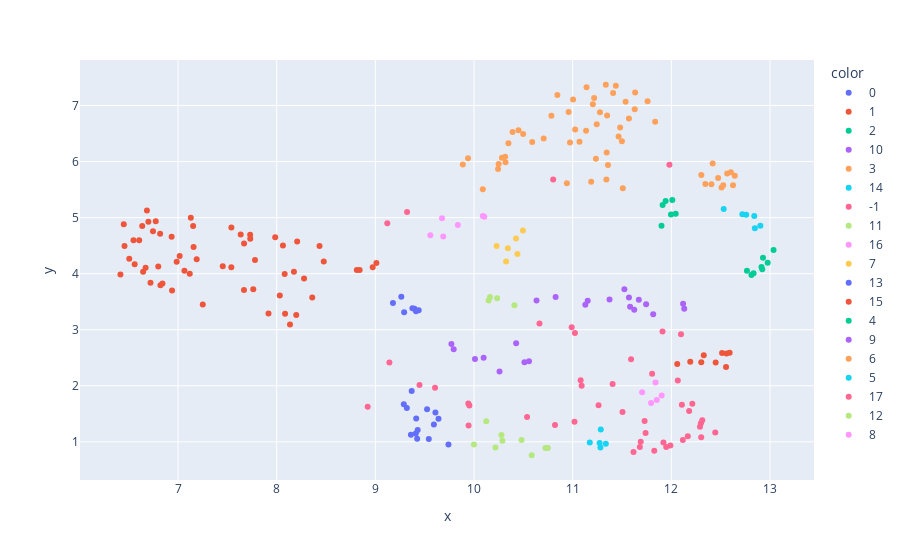

Notebook source saved alongside this figure:
### Code cell
# Visualization
viz_df = pd.DataFrame({
    'gesture_name': df['gesture_name'],
    'x': embedding_2d[:, 0],
    'y': embedding_2d[:, 1],
    'cluster': labels
})

fig = px.scatter(viz_df, x='x', y='y', color=viz_df['cluster'].astype(str), hover_data=['gesture_name'])
fig.show()

### Figure 1 — Plotly figure (JSON) as saved in the notebook; plotly's stock layout.template omitted (floating-point values rounded to 4 significant figures)
{"data": [{"customdata": [["Blunt dissect"], ["Cut"], ["Cauterize"], ["Clip"], ["Irrigate"], ["Suction"], ["Stick"]], "hovertemplate": "color=0<br>x=%{x}<br>y=%{y}<br>gesture_name=%{customdata[0]}<extra></extra>", "legendgroup": "0", "marker": {"color": "#636efa", "symbol": "circle"}, "mode": "markers", "name": "0", "orientation": "v", "showlegend": true, "type": "scatter", "x": [9.375, 9.178, 9.397, 9.263, 9.412, 9.292, 9.439], "xaxis": "x", "y": [3.384, 3.475, 3.376, 3.586, 3.33, 3.311, 3.347], "yaxis": "y"}, {"customdata": [["Blunt dissection"], ["Burn dissect"], ["Cold cut"], ["Cut cautery"], ["Cut ultrasonic"], ["Cutting"], ["Cutting (high frequency)"], ["Cutting ends"], ["Dissect"], ["Dissecting"], ["Dissection"], ["Dissection (blunt)"], ["Dissection (thermal)"], ["Hook"], ["Hook dissection"], ["Hot cut"], ["Inefficient hook"], ["Pedicalize"], ["Peel"], ["Peel/push"], ["Regular Dissection"], ["Spread"], ["Tissue bite"], ["Application of clips"], ["Bleeding"], ["Clipping"], ["Coagulate"], ["Coagulate then cut"], ["Coagulation"], ["Hemostatic control"], ["Stapling"], ["Tamponade"], ["Wipe"], ["Ascending survey"], ["Descending survey"], ["Endobag - In"], ["Endobag - Out"], ["Extract"], ["Inermaneuver segment"], ["Abdominal access"], ["Aspiration"], ["Clamp"], ["Grasping anatomy"], ["Irrigation"], ["Irrigation and suction"], ["Pulling/lifting"], ["Push"], ["Retract"], ["Retracting with grasping"], ["Retracting without grasping"], ["Retraction"], ["Scratch"], ["Suction and irrigation"], ["Marking"], ["Specimen/material removal"], ["Inserting/pushing"], ["Resect"], ["Transection"]], "hovertemplate": "color=1<br>x=%{x}<br>y=%{y}<br>gesture_name=%{customdata[0]}<extra></extra>", "legendgroup": "1", "marker": {"color": "#EF553B", "symbol": "circle"}, "mode": "markers", "name": "1", "orientation": "v", "showlegend": true, "type": "scatter", "x": [7.016, 6.746, 6.457, 7.541, 7.635, 8.063, 6.548, 6.939, 6.505, 7.732, 7.189, 6.416, 6.45, 6.606, 6.935, 6.774, 7.152, 6.818, 6.646, 6.56, 7.669, 6.671, 6.986, 8.434, 7.157, 8.207, 6.684, 6.699, 7.129, 7.985, 7.731, 7.453, 7.668, 8.812, 8.841, 8.198, 8.085, 7.25, 8.477, 8.36, 7.762, 7.78, 7.54, 8.134, 8.031, 8.973, 7.065, 6.721, 8.174, 8.277, 6.799, 7.119, 7.917, 6.637, 8.081, 9.01, 6.842, 6.822], "xaxis": "x", "y": [4.314, 4.758, 4.494, 4.823, 4.699, 4.503, 4.598, 3.7, 4.267, 4.625, 4.257, 3.985, 4.88, 4.597, 4.658, 4.934, 4.852, 4.711, 4.034, 4.166, 4.538, 4.106, 4.212, 4.493, 4.475, 4.573, 5.127, 4.925, 4.996, 4.648, 4.694, 4.133, 3.708, 4.067, 4.064, 3.264, 3.285, 3.45, 4.216, 3.573, 3.723, 4.242, 4.113, 3.093, 3.608, 4.112, 4.053, 3.838, 4.036, 3.915, 4.126, 3.999, 3.291, 4.849, 3.994, 4.191, 3.825, 3.791], "yaxis": "y"}, {"customdata": [["Two-hand spread"], ["Get together"], ["Both hands pull"], ["Pull suture with both graspers"], ["Pulling suture with both hands"], ["Reaching for suture with one hand while the other holding the needle"]], "hovertemplate": "color=2<br>x=%{x}<br>y=%{y}<br>gesture_name=%{customdata[0]}<extra></extra>", "legendgroup": "2", "marker": {"color": "#00cc96", "symbol": "circle"}, "mode": "markers", "name": "2", "orientation": "v", "showlegend": true, "type": "scatter", "x": [12.0, 11.9, 12.01, 11.94, 11.91, 12.04], "xaxis": "x", "y": [5.057, 4.855, 5.315, 5.295, 5.226, 5.068], "yaxis": "y"}, {"customdata": [["Precision"], ["Collaboration"], ["Displacement"], ["Free motion"], ["Idle holding"], ["Idle position"], ["Load motion"], ["Reach"], ["Inefficient grasp"], ["Move"], ["0's"], ["Idle"], ["Non-specific movement"], ["Picking"]], "hovertemplate": "color=10<br>x=%{x}<br>y=%{y}<br>gesture_name=%{customdata[0]}<extra></extra>", "legendgroup": "10", "marker": {"color": "#ab63fa", "symbol": "circle"}, "mode": "markers", "name": "10", "orientation": "v", "showlegend": true, "type": "scatter", "x": [11.58, 11.74, 11.67, 11.52, 11.15, 12.13, 11.62, 10.83, 11.13, 10.63, 11.57, 11.37, 12.12, 11.82], "xaxis": "x", "y": [3.411, 3.455, 3.534, 3.72, 3.517, 3.373, 3.355, 3.584, 3.444, 3.519, 3.575, 3.537, 3.461, 3.274], "yaxis": "y"}, {"customdata": [["Adjustment gesture"], ["Sling-In"], ["Cutting the suture"], ["Dropping suture"], ["Dropping suture and moving to end points"], ["Dropping suture at end and moving to end points"], ["Grab suture"], ["Grab suture-tail"], ["Grab – Pull - Run"], ["Grasp Pull Run Suture"], ["Grasp suture tail in knot tying"], ["Grasping and pulling the tail of suture through the loop"], ["Knot pushing"], ["Knot tie (Double/Single loop)"], ["Knot tying"], ["Knot-Tying"], ["Knot tying - Grasp tail"], ["Knot tying - Perform a single C-loop"], ["Knot tying - Tighten suture"], ["Knotting"], ["Loop suture for knot tying"], ["Looping the suture around a needle driver to make a knot"], ["Loosen up more suture"], ["Loosening more suture"], ["Make a knot"], ["Making C loop around one hand"], ["Making C-loop around right grasper"], ["Moving to end points"], ["Needle withdrawl"], ["One loop knot"], ["Pull ends of suture taut"], ["Pull needle suture"], ["Pull suture"], ["Pull suture tail trough knot"], ["Pull/run suture out of tissue"], ["Pulling Suture"], ["Pulling the 2 suture ends taut to tighten the knot."], ["Pulling thread trough tissue"], ["Rotate suture once"], ["Rotate suture twice"], ["String cutting"], ["Suture cinching"], ["Suture throw"], ["Thread cut"], ["Two loop knot"], ["Tying a knot"], ["Using one hand to help tighten suture"]], "hovertemplate": "color=3<br>x=%{x}<br>y=%{y}<br>gesture_name=%{customdata[0]}<extra></extra>", "legendgroup": "3", "marker": {"color": "#FFA15A", "symbol": "circle"}, "mode": "markers", "name": "3", "orientation": "v", "showlegend": true, "type": "scatter", "x": [10.09, 10.94, 10.5, 11.19, 11.51, 10.97, 10.59, 11.5, 9.886, 10.32, 11.48, 11.35, 11.63, 10.84, 11.03, 11.0, 11.47, 11.41, 11.57, 10.78, 11.2, 11.63, 11.24, 11.34, 11.36, 11.54, 11.76, 11.34, 10.25, 11.14, 11.14, 10.28, 10.71, 11.28, 10.24, 10.35, 11.24, 10.32, 11.22, 11.34, 10.39, 11.07, 9.939, 10.45, 11.44, 10.96, 11.84], "xaxis": "x", "y": [5.505, 5.615, 6.492, 5.642, 5.524, 6.339, 6.346, 6.362, 5.948, 5.986, 6.608, 6.822, 6.933, 7.185, 6.573, 7.105, 6.449, 7.224, 6.766, 6.815, 7.021, 7.231, 6.05, 6.159, 5.938, 7.067, 7.077, 5.679, 5.954, 7.324, 6.551, 6.066, 6.41, 6.881, 5.867, 6.325, 6.667, 6.084, 7.135, 7.37, 6.526, 6.355, 6.061, 6.558, 7.351, 6.883, 6.708], "yaxis": "y"}, {"customdata": [["Camera move"], ["Align and place"], ["Position needle (holding needle)"], ["Repositioning the needle on the needle driver"], ["Straightening/orienting needle"]], "hovertemplate": "color=14<br>x=%{x}<br>y=%{y}<br>gesture_name=%{customdata[0]}<extra></extra>", "legendgroup": "14", "marker": {"color": "#19d3f3", "symbol": "circle"}, "mode": "markers", "name": "14", "orientation": "v", "showlegend": true, "type": "scatter", "x": [11.34, 11.28, 11.28, 11.27, 11.17], "xaxis": "x", "y": [0.9658, 1.219, 0.9004, 0.978, 0.9863], "yaxis": "y"}, {"customdata": [["Exchange"], ["Injection"], ["Sling (Hyst.)"], ["Touch"], ["Avoidable delay"], ["Drop"], ["End of trial"], ["Placing"], ["Put"], ["Grab needle"], ["Grasping the needle"], ["Gripper reconfiguration"], ["Indirectly rotate"], ["Insert needle/push needle through tissue"], ["Moving to center with needle in grip"], ["Needle driving"], ["Needle handling"], ["Orienting needle"], ["Picking up the needle"], ["Pulling needle"], ["Puling the needle out of the tissue"], ["Reach for the suture end with the right grasper and pull the suture to lock the knot"], ["Reaching for needle"], ["Returning/dropping the needle"], ["Suture"], ["Suture tying"], ["Suturing"], ["Wrist rotation"], ["Wrist rotation needle withdrawal"]], "hovertemplate": "color=-1<br>x=%{x}<br>y=%{y}<br>gesture_name=%{customdata[0]}<extra></extra>", "legendgroup": "-1", "marker": {"color": "#FF6692", "symbol": "circle"}, "mode": "markers", "name": "-1", "orientation": "v", "showlegend": true, "type": "scatter", "x": [11.8, 8.922, 10.8, 11.59, 10.66, 9.142, 11.91, 12.1, 12.07, 11.26, 11.02, 11.08, 11.4, 9.953, 12.21, 9.944, 11.09, 11.73, 10.54, 9.605, 9.447, 11.98, 11.5, 10.82, 9.942, 9.321, 9.121, 11.02, 10.99], "xaxis": "x", "y": [2.214, 1.626, 5.678, 2.475, 3.109, 2.415, 2.967, 2.919, 2.095, 1.651, 1.358, 2.098, 2.031, 1.648, 1.681, 1.293, 1.999, 1.371, 1.445, 1.965, 2.015, 5.944, 1.53, 1.298, 1.685, 5.098, 4.899, 2.943, 3.044], "yaxis": "y"}, {"customdata": [["Release"], ["Grasp"], ["Hold"], ["Place"]], "hovertemplate": "color=11<br>x=%{x}<br>y=%{y}<br>gesture_name=%{customdata[0]}<extra></extra>", "legendgroup": "11", "marker": {"color": "#B6E880", "symbol": "circle"}, "mode": "markers", "name": "11", "orientation": "v", "showlegend": true, "type": "scatter", "x": [10.16, 10.15, 10.41, 10.23], "xaxis": "x", "y": [3.585, 3.522, 3.438, 3.563], "yaxis": "y"}, {"customdata": [["Align and grasp"], ["Hand-off"], ["Reach for needle"], ["Reach for needle (gripper open)"], ["Transferring needle from one hand to the other"]], "hovertemplate": "color=16<br>x=%{x}<br>y=%{y}<br>gesture_name=%{customdata[0]}<extra></extra>", "legendgroup": "16", "marker": {"color": "#FF97FF", "symbol": "circle"}, "mode": "markers", "name": "16", "orientation": "v", "showlegend": true, "type": "scatter", "x": [11.79, 11.84, 11.7, 11.85, 11.9], "xaxis": "x", "y": [1.691, 2.059, 1.887, 1.747, 1.827], "yaxis": "y"}, {"customdata": [["Catch"], ["Give slack"], ["Make a loop"], ["Pass through"], ["Position"], ["Pull"]], "hovertemplate": "color=7<br>x=%{x}<br>y=%{y}<br>gesture_name=%{customdata[0]}<extra></extra>", "legendgroup": "7", "marker": {"color": "#FECB52", "symbol": "circle"}, "mode": "markers", "name": "7", "orientation": "v", "showlegend": true, "type": "scatter", "x": [10.33, 10.34, 10.49, 10.43, 10.23, 10.44], "xaxis": "x", "y": [4.219, 4.452, 4.772, 4.626, 4.492, 4.351], "yaxis": "y"}, {"customdata": [["Penetrating countertissue"], ["Penetrating tissue"], ["Drive needle enter skin"], ["Driving the needle to enter the skin or tissue"], ["Insert and push needle through tissue"], ["Insert needle trough tissue"], ["Needle pulling"], ["Needle puncture"], ["Needle pushing"], ["Positioning the needle tip"], ["Pull needle"], ["Pushing needle through the tissue"], ["Rotate needle trough skin"], ["Rotating or pulling the needle out of the skin or tissue"]], "hovertemplate": "color=13<br>x=%{x}<br>y=%{y}<br>gesture_name=%{customdata[0]}<extra></extra>", "legendgroup": "13", "marker": {"color": "#636efa", "symbol": "circle"}, "mode": "markers", "name": "13", "orientation": "v", "showlegend": true, "type": "scatter", "x": [9.288, 9.541, 9.36, 9.409, 9.414, 9.429, 9.319, 9.424, 9.608, 9.741, 9.368, 9.64, 9.593, 9.524], "xaxis": "x", "y": [1.671, 1.052, 1.126, 1.148, 1.415, 1.211, 1.602, 1.055, 1.522, 0.9542, 1.906, 1.412, 1.309, 1.583], "yaxis": "y"}, {"customdata": [["Approach peg"], ["Approach pole"], ["Lift peg"], ["Reach for peg"], ["Reach for the peg with the left grasper"], ["Reach for the peg with the right grasper"], ["Transfer peg - exchange"], ["Transfer peg - together"], ["Transfer peg between graspers"]], "hovertemplate": "color=15<br>x=%{x}<br>y=%{y}<br>gesture_name=%{customdata[0]}<extra></extra>", "legendgroup": "15", "marker": {"color": "#EF553B", "symbol": "circle"}, "mode": "markers", "name": "15", "orientation": "v", "showlegend": true, "type": "scatter", "x": [12.19, 12.06, 12.33, 12.3, 12.55, 12.45, 12.51, 12.56, 12.59], "xaxis": "x", "y": [2.429, 2.388, 2.545, 2.419, 2.337, 2.417, 2.584, 2.577, 2.588], "yaxis": "y"}, {"customdata": [["Backhand over - Left"], ["Backhand over - Right"], ["Backhand under - Left"], ["Backhand under - Right"], ["Backhand under -> over"], ["Flush hand under - Right"], ["Forehand over - Right"], ["Forehand under - Left"]], "hovertemplate": "color=4<br>x=%{x}<br>y=%{y}<br>gesture_name=%{customdata[0]}<extra></extra>", "legendgroup": "4", "marker": {"color": "#00cc96", "symbol": "circle"}, "mode": "markers", "name": "4", "orientation": "v", "showlegend": true, "type": "scatter", "x": [12.83, 12.77, 12.98, 12.91, 12.92, 12.93, 12.81, 13.04], "xaxis": "x", "y": [4.009, 4.052, 4.194, 4.121, 4.078, 4.283, 3.975, 4.424], "yaxis": "y"}, {"customdata": [["Driving smoothness"], ["Needle entry angle"], ["Needle extraction"], ["Needle grasping"], ["Needle hold ratio"], ["Needle insertion"], ["Needle passing"], ["Needle repositioning"]], "hovertemplate": "color=9<br>x=%{x}<br>y=%{y}<br>gesture_name=%{customdata[0]}<extra></extra>", "legendgroup": "9", "marker": {"color": "#ab63fa", "symbol": "circle"}, "mode": "markers", "name": "9", "orientation": "v", "showlegend": true, "type": "scatter", "x": [10.26, 10.01, 9.771, 10.43, 10.51, 9.794, 10.1, 10.56], "xaxis": "x", "y": [2.254, 2.477, 2.747, 2.757, 2.418, 2.653, 2.501, 2.437], "yaxis": "y"}, {"customdata": [["Extracting suture from tissue with left hand"], ["Making C loop around right hand"], ["pull suture with left hand"], ["pull suture with right hand"], ["Pulling suture with left hand"], ["Pulling suture with right hand"], ["Reach for suture with right grasper"], ["Reaching for suture with right hand"], ["Right hand assisting left while pulling suture"], ["Right hand reaches for suture"], ["Using right hand to help tighten suture"]], "hovertemplate": "color=6<br>x=%{x}<br>y=%{y}<br>gesture_name=%{customdata[0]}<extra></extra>", "legendgroup": "6", "marker": {"color": "#FFA15A", "symbol": "circle"}, "mode": "markers", "name": "6", "orientation": "v", "showlegend": true, "type": "scatter", "x": [12.3, 12.42, 12.53, 12.47, 12.6, 12.57, 12.34, 12.41, 12.64, 12.51, 12.62], "xaxis": "x", "y": [5.759, 5.963, 5.578, 5.706, 5.81, 5.789, 5.601, 5.597, 5.747, 5.535, 5.577], "yaxis": "y"}, {"customdata": [["Flush hand over - Left"], ["Flush hand over - Right"], ["Flush hand under - Left"], ["Forehand over - Left"], ["Forehand over -> Under"], ["Forehand under - Right"]], "hovertemplate": "color=5<br>x=%{x}<br>y=%{y}<br>gesture_name=%{customdata[0]}<extra></extra>", "legendgroup": "5", "marker": {"color": "#19d3f3", "symbol": "circle"}, "mode": "markers", "name": "5", "orientation": "v", "showlegend": true, "type": "scatter", "x": [12.85, 12.76, 12.72, 12.84, 12.53, 12.9], "xaxis": "x", "y": [4.811, 5.053, 5.059, 5.03, 5.152, 4.855], "yaxis": "y"}, {"customdata": [["Grasping needle with right hand"], ["Move to middle with needle (left hand)"], ["Move to middle with needle (right hand)"], ["Moving to center of workspace with needle in grip"], ["Orient needle with both hands"], ["Orienting needle with left hand"], ["Orienting needle with right hand"], ["Orienting needles"], ["Positioning needle with left hand"], ["Positioning needle with right hand"], ["Pushing needle through tissue with left hand"], ["Pushing needle through tissue with right hand"], ["Reaching for needle with left hand"], ["Reaching for needle with right hand"], ["Rotate"], ["Transferring needle from left to right"], ["Transferring needle from right to left"]], "hovertemplate": "color=17<br>x=%{x}<br>y=%{y}<br>gesture_name=%{customdata[0]}<extra></extra>", "legendgroup": "17", "marker": {"color": "#FF6692", "symbol": "circle"}, "mode": "markers", "name": "17", "orientation": "v", "showlegend": true, "type": "scatter", "x": [11.92, 12.3, 12.44, 11.74, 11.68, 11.99, 11.95, 11.69, 12.12, 11.83, 12.3, 12.17, 12.18, 12.11, 11.62, 12.31, 12.29], "xaxis": "x", "y": [0.9872, 1.333, 1.167, 1.158, 0.9066, 0.934, 0.9062, 1.002, 1.032, 0.84, 1.082, 1.099, 1.549, 1.661, 0.8195, 1.385, 1.27], "yaxis": "y"}, {"customdata": [["Grasping/orienting needle"], ["Needle hold angle"], ["Needle positioning"], ["Needle targeting"], ["Orient needle"], ["Orient needle with two hands"], ["Position needle"], ["Positioning needle"], ["Positioning the tip of the needle"]], "hovertemplate": "color=12<br>x=%{x}<br>y=%{y}<br>gesture_name=%{customdata[0]}<extra></extra>", "legendgroup": "12", "marker": {"color": "#B6E880", "symbol": "circle"}, "mode": "markers", "name": "12", "orientation": "v", "showlegend": true, "type": "scatter", "x": [10.28, 10.12, 10.29, 9.999, 10.48, 10.72, 10.22, 10.75, 10.58], "xaxis": "x", "y": [1.122, 1.366, 1.02, 0.9524, 1.031, 0.888, 0.8976, 0.8896, 0.7608], "yaxis": "y"}, {"customdata": [["Insert"], ["Loosen completely"], ["Loosen partially"], ["Needle holding"], ["Suture handling"], ["Suture making"]], "hovertemplate": "color=8<br>x=%{x}<br>y=%{y}<br>gesture_name=%{customdata[0]}<extra></extra>", "legendgroup": "8", "marker": {"color": "#FF97FF", "symbol": "circle"}, "mode": "markers", "name": "8", "orientation": "v", "showlegend": true, "type": "scatter", "x": [9.557, 10.09, 10.1, 9.675, 9.836, 9.687], "xaxis": "x", "y": [4.684, 5.027, 5.015, 4.987, 4.867, 4.663], "yaxis": "y"}], "layout": {"legend": {"title": {"text": "color"}, "tracegroupgap": 0}, "margin": {"t": 60}, "xaxis": {"anchor": "y", "domain": [0, 1], "title": {"text": "x"}}, "yaxis": {"anchor": "x", "domain": [0, 1], "title": {"text": "y"}}}}
